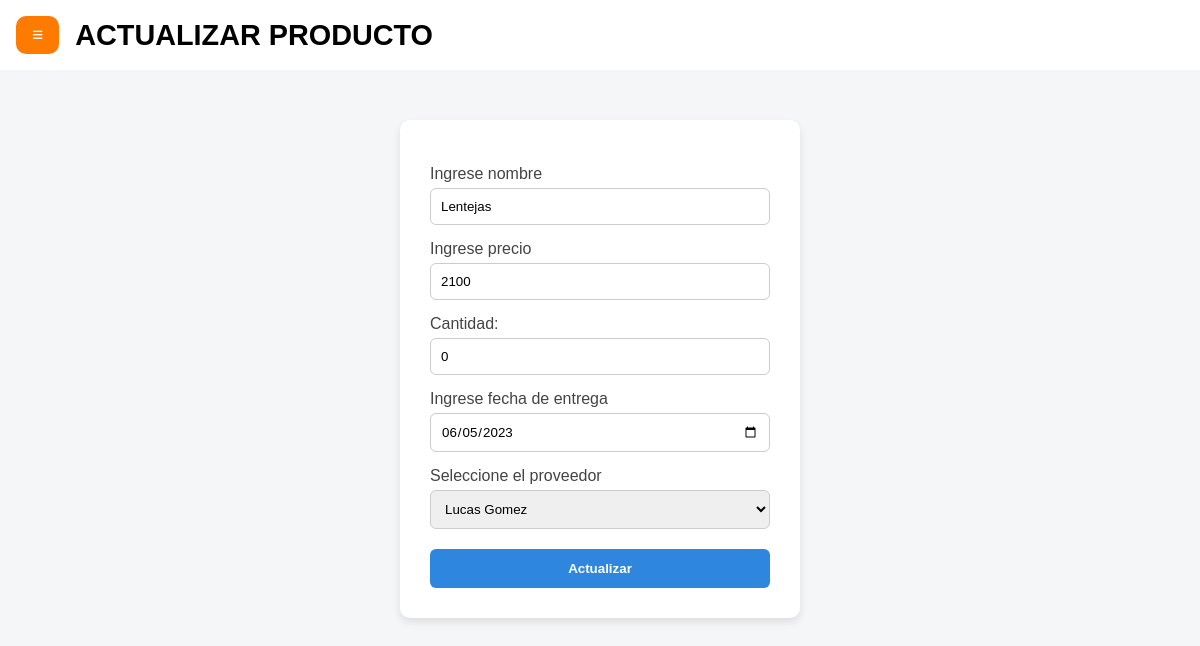
The page /InvetarioTiendaMF/actualizarprodu.php?id=3 on the database its author committed.
### tables this page shows
CREATE TABLE `producto` (
  `produ_id` int(11) NOT NULL,
  `produ_nombre` varchar(30) NOT NULL,
  `produ_precio` int(11) NOT NULL,
  `prov_id` int(11) NOT NULL,
  `fech_entrada` date DEFAULT NULL,
  `cantidad` int(11) NOT NULL DEFAULT 0
);

CREATE TABLE `proveedor` (
  `prov_id` int(11) NOT NULL,
  `prov_nombre` varchar(30) NOT NULL,
  `prov_tel` varchar(30) NOT NULL
);

### InvetarioTiendaMF/actualizarprodu.php (the view, shortened to what this page needs)
<?php
include 'db.php';
if (isset($_GET['id'])) {
    $id = $_GET['id'];
    $id = mysqli_real_escape_string($conexion, $id);
    $sql = "SELECT * FROM producto WHERE produ_id = $id";
    $resultado = $conexion->query($sql);
    if ($resultado->num_rows > 0) {
        $fila = $resultado->fetch_assoc();
    } else {
        die("Producto no encontrado.");
    }
} else {
    die("ID de producto no especificado.");
}
$proveedores = mysqli_query($conexion, "SELECT * FROM proveedor");
?>
<!DOCTYPE html>
<html lang="es">
<head>
    <link rel="stylesheet" href="style.css">
</head>
<body class="fondo-personalizado">
    <div class="barra-superior">
        <div class="menu-btn">
            <button onclick="location.href='menu.php'">≡</button>
        </div>
        <div class="titulo">
            <label><b>ACTUALIZAR PRODUCTO</b></label>
        </div>
    </div>
    <div class="container_entrega">
        <div class="form-container">
            <form method="post">
                <label class="lbl_form">Ingrese nombre</label>
                <input type="text" name="nombre" required value="<?php echo htmlspecialchars($fila['produ_nombre']); ?>">
                <label class="lbl_form">Ingrese precio</label>
                <input type="text" name="precio" required value="<?php echo htmlspecialchars($fila['produ_precio']); ?>">
                <label class="lbl_form" for="cantidad">Cantidad:</label>
                <input type="number" name="cantidad" id="cantidad" min="1" required value="<?php echo htmlspecialchars($fila['cantidad']); ?>">
                <label class="lbl_form">Ingrese fecha de entrega</label>
                <input type="date" name="fechaE" required value="<?php echo htmlspecialchars($fila['fech_entrada']); ?>">
                <label class="lbl_form">Seleccione el proveedor</label>
                <select name="prov_id" required>
                    <?php while ($prov = mysqli_fetch_assoc($proveedores)) { ?>
                        <option value="<?= $prov['prov_id'] ?>" <?= ($prov['prov_id'] == $fila['prov_id']) ? 'selected' : '' ?>><?= $prov['prov_nombre'] ?></option>
                    <?php } ?>
                </select>
                <input type="submit" value="Actualizar" name="actualizar">
            </form>
        </div>
    </div>
</body>
</html>

### InvetarioTiendaMF/style.css (style rules this page uses)
* { margin: 0; padding: 0; box-sizing: border-box; font-family: "Poppins", sans-serif; }
body { height: 100vh; }
body.fondo-personalizado { margin: 0; font-family: Arial, sans-serif; background-color: #ffffff; color: rgb(0, 0, 0); }
.barra-superior { display: flex; align-items: center; padding: 1rem; }
.menu-btn button { background-color: #ff7b00; color: white; font-size: 1.2rem; padding: 0.5rem 1rem; border: none; border-radius: 10px; cursor: pointer; }
.titulo { margin-left: 1rem; font-size: 1.8rem; font-weight: bold; }
.container_entrega { font-family: Arial, sans-serif; background-color: #f4f6f8; margin-bottom: 40px; display: flex; justify-content: center; align-items: flex-start; height: 100%; }
.form-container { background-color: #ffffff; padding: 30px; margin-top: 50px; border-radius: 10px; box-shadow: 0 4px 8px rgba(0, 0, 0, 0.1); width: 400px; }
.lbl_form { display: block; margin-top: 15px; color: #444; }
input[type="number"], input[type="date"], input[type="text"], select { width: 100%; padding: 10px; margin-top: 5px; border: 1px solid #ccc; border-radius: 6px; box-sizing: border-box; }
input[type="submit"] { margin-top: 20px; width: 100%; padding: 12px; background-color: #2e86de; color: white; border: none; border-radius: 6px; cursor: pointer; font-weight: bold; }

### rows shown on the page
producto: nombre "Lentejas", precio "2100", cantidad "0", fechaE "06/05/2023", prov_id "Lucas Gomez"
